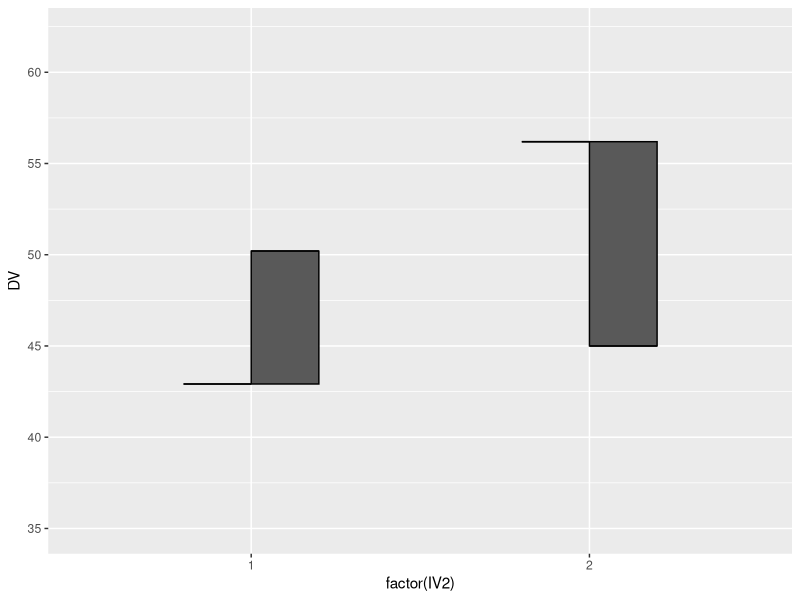

Recreate this plot in R.

library(ggplot2)

dt <- data.frame(subjectID = seq(1,30),DV = rnorm(30,50,20),IV1 = rep(c(1,2),15), IV2 = c(rep(1,15),rep(2,15)))
xLab <- "Independent Variable 2"
yLab <- "Dependent Variable"
legendLab <- c("IV1: Level 1","IV1: Level 2")
upsideDownColor <- "gray" #[3] Color to fill hat crown when second part is less than first part - set to "white" if you do not want shading
## Computes means for plotting
# Also computes SD for setting y-axis range and for error bars
# If your design involves within-subjects, see Loftus & Masson (1994) for computing SEM within- subjects
dtMeans <- aggregate(DV ~ IV1 + IV2, dt, mean)
dtSEM <- aggregate(DV ~ IV1 + IV2, dt, sd) #assumes between-subjects effects only 
dtMeans$SEM <- dtSEM$DV / sqrt(length(unique(dt$subjectID)))
dtMeans$hatPos <- as.integer(as.factor(dtMeans$IV1))
dtMeans$xPos <- as.integer(as.factor(dtMeans$IV2))
grandMean <- mean(dtMeans$DV)
grandSD <- mean(dtSEM$DV) * .75 # produces y-axis range of 1.5 SDs (see Witt (in press) for details)


ggplot(dtMeans, aes(x = factor(IV2), y = DV, group=hatPos )) + 
  geom_errorbar(aes(ymax = DV, ymin = DV), position = position_dodge(0.4), width = 0.4) +
  geom_rect( xmin = c(NA,1,NA,2) + 0,
             xmax = c(NA,1,NA,2) + 0.2,
             ymin = c(rep(dtMeans[1,3],2),rep(dtMeans[3,3],2)), 
             ymax = c(dtMeans[1:2,3],dtMeans[3:4,3]),
             colour = 'black') +
  ylim(c(grandMean - grandSD, grandMean + grandSD))


  
#  scratch space #
#
#   geom_rect( xmin = as.numeric(dtMeans$IV2) - 0.3,
#             xmax = as.numeric(dtMeans$IV2) + 0.3,
#             ymin = c(rep(dtMeans[1,3],2),rep(dtMeans[3,3],2)), 
#             ymax = c(dtMeans[1:2,3],dtMeans[3:4,3]),
#             linetype = 'dashed'
#             )
#   
#   geom_point(shape = '-', size = 4)
#   layer(geom = 'point', stat = 'identity', params = list(shape = '-', size = 4))
# 
# 
# df <- data.frame(x = c("a","a","b","b"), y = c(2,1.5,1.2,1.8), pos = c(1,2,1,2))
# ggplot(data = df, aes(x=x, y=y, group=pos)) +
#   geom_errorbar(aes(ymax = y, ymin = y), position = position_dodge(0.4), width = 0.4)
#   geom_col() +
#   geom_rect(data = df, aes(x = x, y=y), xmin = as.numeric(df$x[[2]]) - 0.2,
#             xmax = as.numeric(df$x[[3]]) + 0.3,
#             ymin = 1.5, ymax = 2,
#             linetype = 'dashed')
  